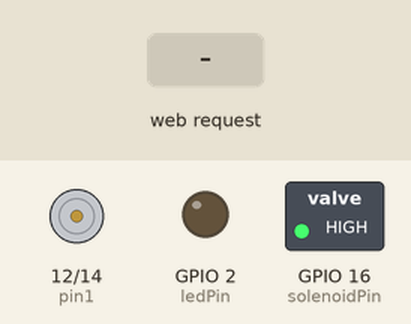
This sketch was run on a simulated ESP8266 (NodeMCU). On the bench: motor-driver pin pairs drawn as motors (green arrow = first pin HIGH = forward, orange = second pin HIGH = backward, longer = more drive), switched loads named in the sketch (green lamp = pin HIGH), output pins drawn as LEDs (lit = HIGH). The test bench sets the inputs (shaded band).

Above: at 1.2 s.
1.3 s: HTTP request GET /on received
At 2.8 s:
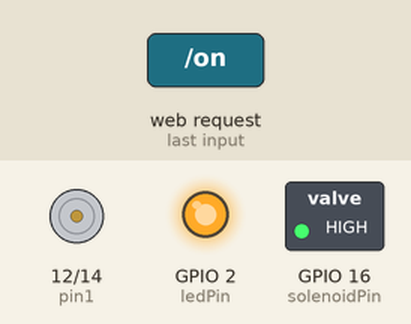
3.8 s: HTTP request GET /off received
At 4.6 s:
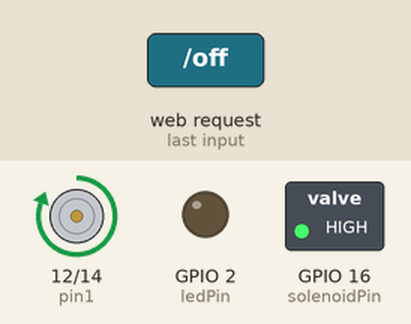
6.3 s: HTTP request GET /hit received
At 6.36 s:
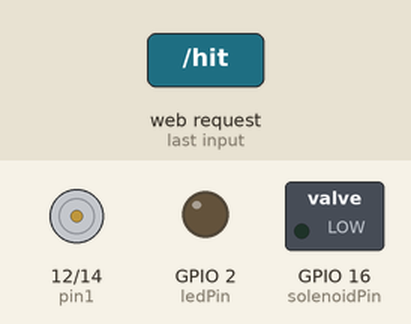
Timing chart, 0 to 9.3 s (numbered marks = the images above; inputs shaded):
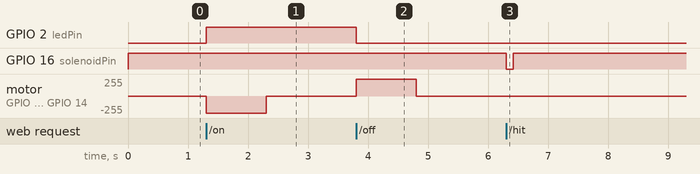

The sketch:

kickballok.ino
```cpp
#include <ESP8266WiFi.h>
#include <ESP8266WebServer.h>
#include <FS.h>

// O IP padrão é o 192.168.4.1
const char* ssid = "KickBall-player1"; // Nome da rede Wi-Fi do Access Point
const char* password = "KB102030"; // Senha para o Access Point

// Indicação do Led
const int ledPin = 2; // Led do ESP8266
bool ledState = false; // Estado atual do LED

// Pinos para Ponte H e Motor DC
const int pin1 = 12;
const int pin2 = 14;
const int tm = 1000;

// Pino para controlar a solenoide
const int solenoidPin = 16;

ESP8266WebServer server(80);

const char* html = R"html(
<html>
  <head>
    <title>KickBall</title>
    <style>

      body {
        background-color: grey;
      }
      #title {
        text-align: center;
        margin-right: 150px;
        font-size: 20px;
        font-family:'Trebuchet MS', 'Lucida Sans Unicode', 'Lucida Grande', 'Lucida Sans', Arial, sans-serif;
      }

      #rotate-message {
        display: none;
      }

      .joystick {
        display: flex;
        align-items: center;
        justify-content: center;
        padding-top: 40px;
        padding-right: 90px;
      }

      .button-lr {
        background-color: #FFC700;
        font-family:'Trebuchet MS', 'Lucida Sans Unicode', 'Lucida Grande', 'Lucida Sans', Arial, sans-serif;
        font-size: 60px;
        width: 120px;
        height: 120px;
        margin-right: 30px;
        padding-left: 10px;
        padding-right: 10px;
        border-radius: 50%;

      }

      #button-hit{
        background-color: #FFC700;
        font-family:'Trebuchet MS', 'Lucida Sans Unicode', 'Lucida Grande', 'Lucida Sans', Arial, sans-serif;
        font-size: 30px;
        width: 200px;
        height: 200px;
        margin-right: 50px;
        padding: 50px;
        margin-left: 70px;
        padding-left: 10px;
        padding-right: 10px;
        border-radius: 50%;
      }

      @media screen and (orientation: portrait) {
        .joystick{
          display: none;
        }

        #rotate-message {
          display: flex;
          align-items: center;
          justify-content: center;
          font-size: 24px;
          color: white;
          background-color: rgba(0, 0, 0, 0.7);
          position: absolute;
          top: 0;
          left: 0;
          width: 100%;
          height: 100%;
          z-index: 9999;
    }
    }
    </style>
    <meta name='viewport' content='width=device-width, initial-scale=1.0'>
   </head>
   <body>

    <header>
      <div>
        <h1 id="title">Kick Ball</h1>
      </div>
    </header>

    <div class="joystick">
      <a href="http://192.168.4.1/on">
        <button class="button-lr"><</button>
      </a>
      <a href="http://192.168.4.1/off">
        <button class="button-lr">></button>
      </a>
      <a href="http://192.168.4.1/hit">
        <button id="button-hit">Kick</button>
      </a>
    </div>

    <div id="rotate-message">
      Por favor, Vire o seu celular na horizontal.
    </div>

    </body>
</html>
)html";

void handleRoot() {
  server.send(200, "text/html", html);
}

void handleOn() {
  ledState = true;
  digitalWrite(ledPin, HIGH);

  // Mover para Esquerda
  digitalWrite(pin1,LOW);
  digitalWrite(pin2,HIGH);
  delay(tm);

  // Para o Motor
  digitalWrite(pin1,LOW);
  digitalWrite(pin2,LOW);

  server.sendHeader("Location", "/");
  server.send(303);
}

void handleOff() {
  ledState = false;
  digitalWrite(ledPin, LOW);

  // Mover para Direita
  digitalWrite(pin1,HIGH);
  digitalWrite(pin2,LOW);
  delay(tm);

  // Para o Motor
  digitalWrite(pin1,LOW);
  digitalWrite(pin2,LOW);

  server.sendHeader("Location", "/");
  server.send(303);
}

void handleHit() {
  digitalWrite(solenoidPin, LOW); // Aciona a solenoide
  delay(120); // Aguarda 1 segundo
  digitalWrite(solenoidPin, HIGH); // Desliga a solenoide

  server.sendHeader("Location", "/");
  server.send(303);
}

void setup() {
  pinMode(ledPin, OUTPUT);
  digitalWrite(ledPin, LOW);

  pinMode(pin1, OUTPUT);
  pinMode(pin2, OUTPUT);

  pinMode(solenoidPin, OUTPUT);
  digitalWrite(solenoidPin, HIGH); // Inicialmente desligado

  WiFi.softAP(ssid, password);

  server.on("/", handleRoot);
  server.on("/on", handleOn);
  server.on("/off", handleOff);
  server.on("/hit", handleHit); // Nova rota para acionar a solenoide

  server.begin();
}

void loop() {
  server.handleClient();

}
```

Measured:
- after the input at 1.3 s, GPIO 2 (ledPin): LOW → HIGH at once; motor on GPIO 12 (pin1) / GPIO 14 (pin2): stopped → backward 255/255 at once, → stopped 1.0 s later
- after the input at 3.8 s, GPIO 2 (ledPin): HIGH → LOW at once; motor on GPIO 12 (pin1) / GPIO 14 (pin2): stopped → forward 255/255 at once, → stopped 1.0 s later
- after the input at 6.3 s, GPIO 16 (solenoidPin): HIGH → LOW at once, → HIGH 0.12 s later
